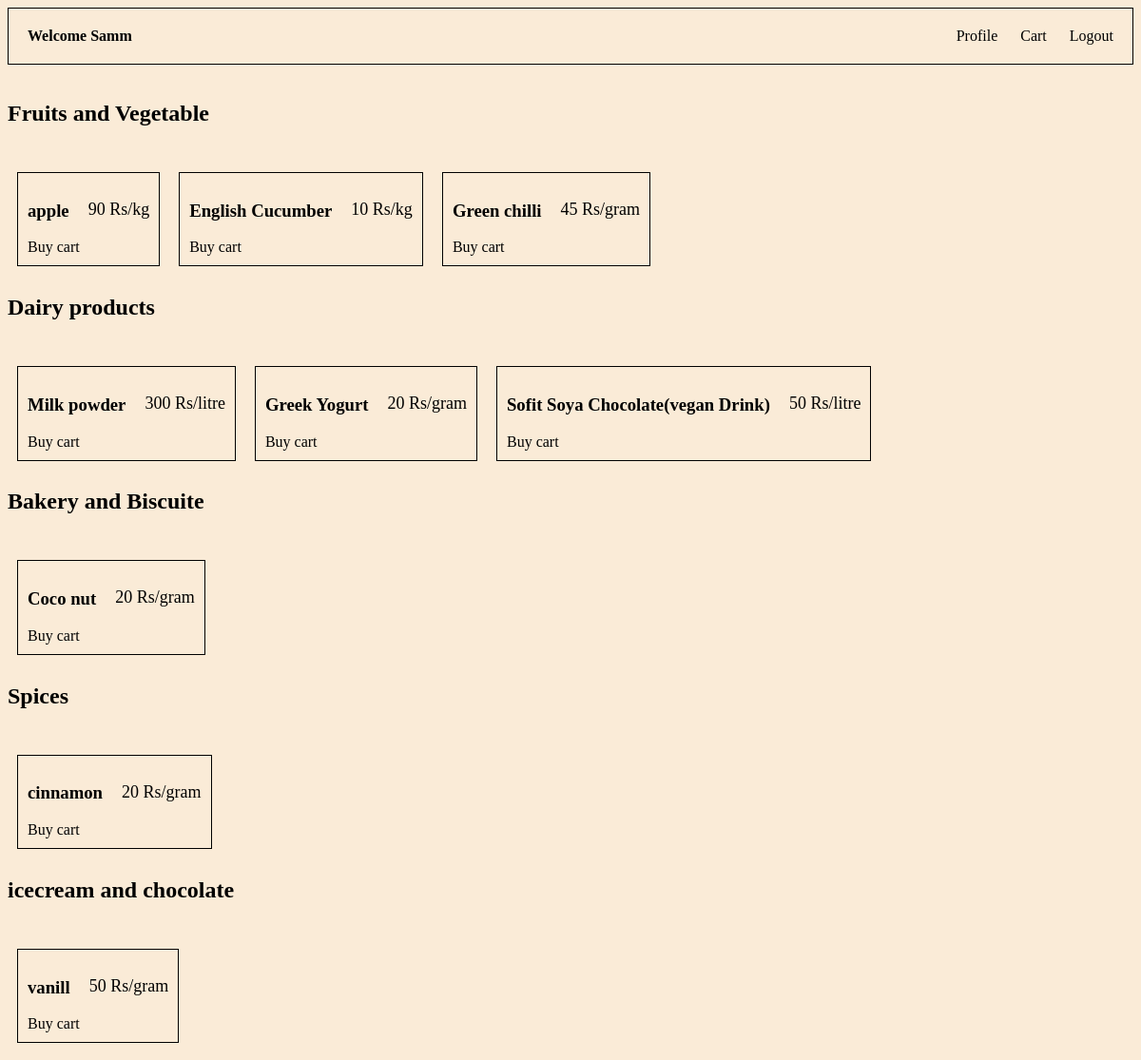
/user_dashboard (signed in), run on the app's committed database.
### groce/model.py (models this page shows, shortened)
class User(db.Model, UserMixin):
    u_id = db.Column(db.Integer, primary_key = True)
    first_name = db.Column(db.String, nullable = False)
    last_name = db.Column(db.String)
    mobile_number = db.Column(db.String(10), unique = True)
    Email_id = db.Column(db.String)
    user_name = db.Column(db.String, unique = True, nullable = False)
    password = db.Column(db.String, unique = True, nullable = False)
    carts = db.relationship('Addcart',backref = 'user')

class Category(db.Model):
    c_id = db.Column(db.Integer, primary_key = True)
    c_name = db.Column(db.String, nullable = False, unique = True)
    products = db.relationship('Product', backref = "category")

class Product(db.Model):
    p_id = db.Column(db.Integer, primary_key = True)
    p_name = db.Column(db.String)
    unit = db.Column(db.String, nullable = False)
    rate = db.Column(db.Integer, nullable = False)
    quantity = db.Column(db.Integer)
    under_c_id = db.Column(db.Integer, db.ForeignKey("category.c_id"))
    carts = db.relationship('Addcart', backref ='cartproduct')

### groce/routes.py (the view)
@app.route('/user_dashboard')
@login_required
def userdashboard():
    category = Category.query.all()
    return render_template('userhome.html', category = category, username =current_user.first_name)

### groce/model.py (called while the page is built)
@login_manager.user_loader
def load_user(u_id):
    return User.query.get(int(u_id))

### groce/templates/userhome.html (shortened to what this page needs)
<!DOCTYPE html>
<html lang="en">
<head>
</head>
<body>
    <div class="userHome">
    <div class="header">
        <div>
        <b> Welcome {{ username }}</b>
    </div>
        <div class = "profile">
        <a href="/profile" type="button">Profile</a>
        <a href="/cart" type="button" >Cart</a>
        <a href="/userlogout" type="button" >Logout</a>
    </div>
    </div><br>
    <div class="cart">
        <div>
            {% for category_r in category %}
            <h2>{{category_r.c_name}}</h2><br>
        <div class= "items">
        {% for product in category_r.products %}
        <div class = "item">
            <div class = "item_rate">
            <h3>{{product.p_name}}</h2>
             <p>{{product.rate}}
             {{product.unit}}</p>
            </div>
            <div>
            {% if product.quantity !=0 %}
                <a href="/buy/{{product.p_id}}/b" type="button">Buy</a>
                <a href="/cart/{{product.p_id}}/c" type="submit">cart</a>
            {% else %}
                out of stock!
            {% endif %}
        </div>
              </div>
        {% endfor %}
        </div>
        {% endfor %}
    </div>
</div>
</body>
</html>

### groce/templates/userhome.html (style rules this page uses)
body { background-color: antiquewhite; }
.userHome { max-width: 1300px; margin: auto; }
.header { border: 1px solid black; padding: 20px; display: flex; justify-content: space-between; }
.profile { word-spacing: 20px; }
.profile a { text-decoration: none; color: black; }
.items { display: flex; }
.item { border: 1px solid black; padding: 10px; margin: 10px; }
.item_rate { display: flex; }
.item p { font-size: 18px; margin-left: 20px; }
.item a { text-decoration: none; color: black; }

### data on the page
User: first_name "Samm"
Category: c_name "Fruits and Vegetable"
Product: p_name "apple", rate "90", unit "Rs/kg"
Product: p_name "English Cucumber", rate "10", unit "Rs/kg"
Product: p_name "Green chilli", rate "45", unit "Rs/gram"
Category: c_name "Dairy products"
Product: p_name "Milk powder", rate "300", unit "Rs/litre"
Product: p_name "Greek Yogurt", rate "20", unit "Rs/gram"
Product: p_name "Sofit Soya Chocolate(vegan Drink)", rate "50", unit "Rs/litre"
Category: c_name "Bakery and Biscuite"
Product: p_name "Coco nut", rate "20", unit "Rs/gram"
Category: c_name "Spices"
Product: p_name "cinnamon", rate "20", unit "Rs/gram"
Category: c_name "icecream and chocolate"
Product: p_name "vanill", rate "50", unit "Rs/gram"
